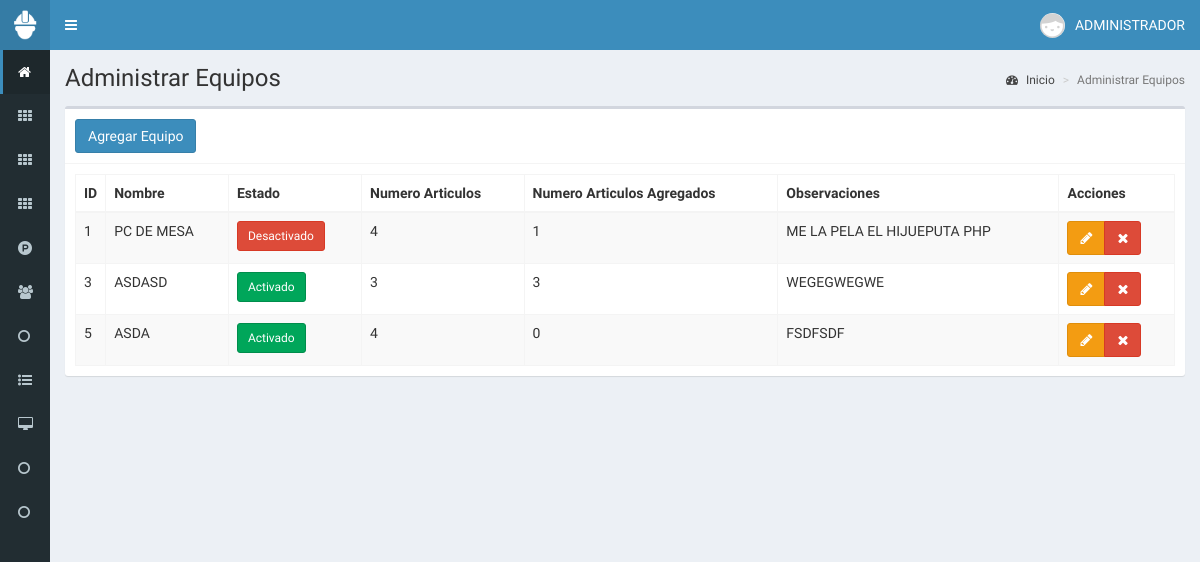
Screenshot of /equipos (signed in) with the database file from the repository.
### tables this page shows
CREATE TABLE `equipo` (
  `IdEquipo` int(50) NOT NULL,
  `NombreEquipo` varchar(50) NOT NULL,
  `EstadoEquipo` text NOT NULL,
  `NumArticulosEquipo` varchar(50) NOT NULL,
  `ObservacionEquipo` varchar(200) NOT NULL,
  `NumArticulosAgregados` varchar(50) DEFAULT NULL
);

### controladores/plantillaControlador.php (called while the page is built)
<?php
class ControladorPlantilla{
	static public function ctrPlantilla(){
		include "vistas/plantilla.php";
	}
}

### index.php (called while the page is built, shortened)
<?php
require_once "controladores/equipoControlador.php";
require_once "modelos/equipoModelo.php";
require_once "controladores/plantillaControlador.php";
$plantilla = new ControladorPlantilla();
$plantilla -> ctrPlantilla();

### controladores/equipoControlador.php (called while the page is built, shortened)
<?php
class ControladorEquipos
{
    public static function ctrMostrarEquipos($item, $valor)
    {
        $tabla = "equipo";
        $respuesta = ModeloEquipos::mdlMostrarEquipos($tabla, $item, $valor);
        return $respuesta;
    }
    }

### modelos/conexion.php (called while the page is built)
<?php
class Conexion
{
    public static function conectar()
    {
        $link = new PDO("mysql:host=localhost;dbname=proyectofinal",
            "root",
            "");
        $link->exec("set names utf8");
        return $link;
    }
}

### modelos/equipoModelo.php (called while the page is built, shortened)
<?php
	require_once "conexion.php";
class ModeloEquipos
{
    static public function mdlMostrarEquipos($tabla, $item, $valor){
        if($item != null){
            $stmt = Conexion::conectar()->prepare("SELECT * FROM $tabla WHERE $item = :$item");
            $stmt -> bindParam(":".$item, $valor, PDO::PARAM_STR);
            $stmt -> execute();
            return $stmt -> fetch();
        }else{
            $stmt = Conexion::conectar()->prepare("SELECT * FROM $tabla");
            $stmt -> execute();
            return $stmt -> fetchAll();
        }
    }
}

### vistas/modulos/equipos.php (the view, shortened to what this page needs)
<div class="content-wrapper">
  <section class="content-header">
    <h1>
      Administrar Equipos
    </h1>
    <ol class="breadcrumb">
      <li><a href="inicio"><i class="fa fa-dashboard"></i> Inicio</a></li>
      <li class="active">Administrar Equipos</li>
    </ol>
  </section>
  <section class="content">
    <div class="box">
      <div class="box-header with-border">
        <button class="btn btn-primary" data-toggle="modal" data-target="#modalAgregarEquipo">
          Agregar Equipo
        </button>
      </div>
      <div class="box-body">
       <table class="table table-bordered table-striped dt-responsive tablas">
        <thead>
         <tr>
           <th style="width:10px">ID</th>
           <th>Nombre</th>
           <th>Estado</th>
           <th>Numero Articulos</th>
           <th>Numero Articulos Agregados</th>
           <th>Observaciones</th>
           <th>Acciones</th>
         </tr>
        </thead>
        <tbody>
           <?php
            $item = null;
            $valor = null;
            $equipos = ControladorEquipos::ctrMostrarEquipos($item, $valor);
            foreach ($equipos as $key => $value) {
              echo '<tr>
                  <td>'.$value["IdEquipo"].'</td>
                  <td>'.$value["NombreEquipo"].'</td>';
                  if($value["EstadoEquipo"]=="ACTIVADO")
                    {
                      echo '<td><button class="btn btn-success btn-sm">Activado</button></td>';
                    }
                    else if($value["EstadoEquipo"]=="DESACTIVADO")
                    {
                      echo '<td><button class="btn btn-danger btn-sm">Desactivado</button></td>';
                    }
                  echo '
                  <td>'.$value["NumArticulosEquipo"].'</td>
                  <td>'.$value["NumArticulosAgregados"].'</td>
                  <td>'.$value["ObservacionEquipo"].'</td>
                  <td>
                    <div class="btn-group">
                      <button class="btn btn-warning btnEditarEquipo" idEquipo="'.$value["IdEquipo"].'" data-toggle="modal" data-target="#modalEditarEquipo"><i class="fa fa-pencil"></i></button>
                      <button class="btn btn-danger btnEliminarEquipo" idEquipo="'.$value["IdEquipo"].'"><i class="fa fa-times"></i></button>
                    </div>
                  </td>
                </tr>';
            }
          ?>
        </tbody>
       </table>
      </div>
    </div>
  </section>
</div>

### vistas/plantilla.php (shortened to what this page needs)
<!DOCTYPE html>
<html>
<head>
  <link rel="stylesheet" href="vistas/bower_components/bootstrap/dist/css/bootstrap.min.css">
  <link rel="stylesheet" href="vistas/bower_components/font-awesome/css/font-awesome.min.css">
  <link rel="stylesheet" href="vistas/bower_components/Ionicons/css/ionicons.min.css">
  <link rel="stylesheet" href="vistas/dist/css/AdminLTE.css">
  <link rel="stylesheet" href="vistas/dist/css/skins/_all-skins.min.css">
  <link rel="stylesheet" href="vistas/bower_components/datatables.net-bs/css/dataTables.bootstrap.min.css">
  <link rel="stylesheet" href="vistas/bower_components/datatables.net-bs/css/responsive.bootstrap.min.css">
  <link rel="stylesheet" href="vistas/plugins/iCheck/all.css">
  <link rel="stylesheet" href="vistas/bower_components/bootstrap-daterangepicker/daterangepicker.css">
  <link rel="stylesheet" href="vistas/bower_components/morris.js/morris.css">
</head>
<body class="hold-transition skin-blue sidebar-collapse sidebar-mini login-page">
  <?php
if (isset($_SESSION["iniciarSesion"]) && $_SESSION["iniciarSesion"] == "ok") {
    echo '<div class="wrapper">';
    include "modulos/cabezote.php";
    include "modulos/menu.php";
    if (isset($_GET["ruta"])) {
        if ($_GET["ruta"] == "inicio" ||
            $_GET["ruta"] == "ambientes" ||
            $_GET["ruta"] == "categorias" ||
            $_GET["ruta"] == "articulos" ||
            $_GET["ruta"] == "programas" ||
            $_GET["ruta"] == "usuarios" ||
            $_GET["ruta"] == "fichas" ||
            $_GET["ruta"] == "novedades" ||
            $_GET["ruta"] == "reportes" ||
            $_GET["ruta"] == "salir" ||
            $_GET["ruta"] == "equipos" ||
            $_GET["ruta"] == "crear-novedad" ||
            $_GET["ruta"] == "actas") {
            include "modulos/" . $_GET["ruta"] . ".php";
        } else {
            include "modulos/404.php";
        }
    } else {
        include "modulos/inicio.php";
    }
    echo '</div>';
} else {
    include "modulos/login.php";
}
?>
</body>
</html>

### vistas/modulos/cabezote.php (shortened to what this page needs)
<header class="main-header">
<a href="inicio" class="logo">
	<span class="logo-mini">
		<img src="vistas/img/plantilla/icono-blanco.png" class="img-responsive" style="padding:10px">
	</span>
</a>
<nav class="navbar navbar-static-top" role="navigation">
 	<a href="#" class="sidebar-toggle" data-toggle="push-menu" role="button">
     	</a>
	<div class="navbar-custom-menu">
		<ul class="nav navbar-nav">
			<li class="dropdown user user-menu">
				<a href="#" class="dropdown-toggle" data-toggle="dropdown">
				<?php
				if($_SESSION["FotoUsuario"] != ""){
					echo '<img src="'.$_SESSION["FotoUsuario"].'" class="user-image">';
				}else{
					echo '<img src="vistas/img/usuarios/default/anonymous.png" class="user-image">';
				}
				?>
					<span class="hidden-xs"><?php  echo $_SESSION["NombreUsuario"]; ?></span>
				</a>
			</li>
		</ul>
	</div>
</nav>
</header>

### vistas/modulos/menu.php (shortened to what this page needs)
<aside class="main-sidebar">
	 <section class="sidebar">
		<ul class="sidebar-menu">
			<li class="active">
				<a href="inicio">
					<i class="fa fa-home"></i>
				</a>
			</li>
			<li>
				<a href="ambientes">
					<i class="fa fa-th"></i>
				</a>
			</li>
			<li>
				<a href="categorias">
					<i class="fa fa-th"></i>
				</a>
			</li>
			<li>
				<a href="articulos">
					<i class="fa fa-th"></i>
				</a>
			</li>
			<li>
				<a href="programas">
					<i class="fa fa-product-hunt"></i>
				</a>
			</li>
			<li>
				<a href="usuarios">
					<i class="fa fa-users"></i>
				</a>
			</li>
			<li>
				<a href="fichas">
					<i class="fa fa-circle-o"></i>
				</a>
			</li>
			<li class="treeview">
				<a href="#">
					<i class="fa fa-list-ul"></i>
				</a>
			</li>
			<li>
				<a href="equipos">
					<i class="fa fa-desktop"></i>
				</a>
			</li>
			<li>
				<a href="reportes">
					<i class="fa fa-circle-o"></i>
				</a>
			</li>
			<li>
				<a href="actas">
					<i class="fa fa-circle-o"></i>
				</a>
			</li>
		</ul>
	 </section>
</aside>

### rows the page displays
equipo: IdEquipo "1", NombreEquipo "PC DE MESA", EstadoEquipo "Desactivado", NumArticulosEquipo "4", NumArticulosAgregados "1", ObservacionEquipo "ME LA PELA EL HIJUEPUTA PHP"
equipo: IdEquipo "3", NombreEquipo "ASDASD", EstadoEquipo "Activado", NumArticulosEquipo "3", NumArticulosAgregados "3", ObservacionEquipo "WEGEGWEGWE"
equipo: IdEquipo "5", NombreEquipo "ASDA", EstadoEquipo "Activado", NumArticulosEquipo "4", NumArticulosAgregados "0", ObservacionEquipo "FSDFSDF"

### other values shown
$_SESSION["NombreUsuario"] "ADMINISTRADOR"
